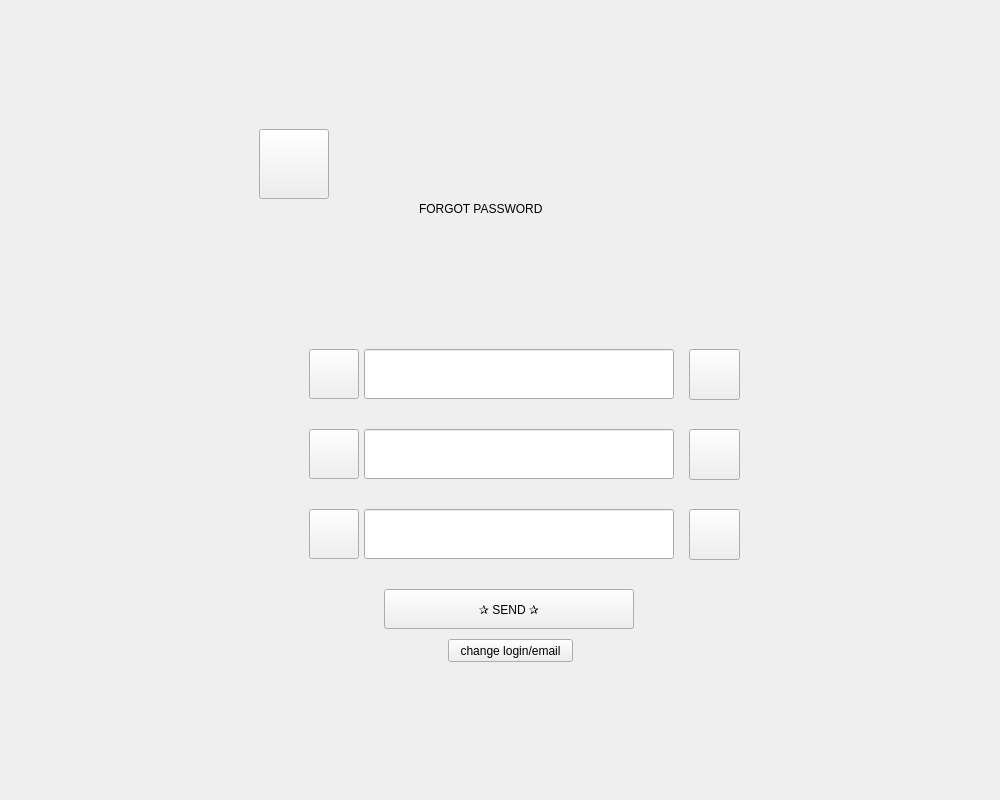
<?xml version="1.0" encoding="UTF-8"?>
<ui version="4.0">
 <class>MainWindow</class>
 <widget class="QMainWindow" name="MainWindow">
  <property name="geometry">
   <rect>
    <x>0</x>
    <y>0</y>
    <width>1000</width>
    <height>800</height>
   </rect>
  </property>
  <property name="minimumSize">
   <size>
    <width>1000</width>
    <height>800</height>
   </size>
  </property>
  <property name="maximumSize">
   <size>
    <width>1000</width>
    <height>800</height>
   </size>
  </property>
  <property name="windowTitle">
   <string>MainWindow</string>
  </property>
  <widget class="QWidget" name="centralwidget">
   <property name="minimumSize">
    <size>
     <width>1000</width>
     <height>800</height>
    </size>
   </property>
   <property name="maximumSize">
    <size>
     <width>1000</width>
     <height>800</height>
    </size>
   </property>
   <layout class="QHBoxLayout" name="horizontalLayout">
    <item>
     <widget class="QStackedWidget" name="stackedWidget">
      <property name="minimumSize">
       <size>
        <width>1000</width>
        <height>800</height>
       </size>
      </property>
      <property name="maximumSize">
       <size>
        <width>1000</width>
        <height>800</height>
       </size>
      </property>
      <property name="currentIndex">
       <number>3</number>
      </property>
      <widget class="QWidget" name="page_new_user">
       <widget class="QPushButton" name="B_new_user_reg">
        <property name="geometry">
         <rect>
          <x>355</x>
          <y>500</y>
          <width>310</width>
          <height>50</height>
         </rect>
        </property>
        <property name="maximumSize">
         <size>
          <width>16777215</width>
          <height>16777215</height>
         </size>
        </property>
        <property name="font">
         <font>
          <pointsize>14</pointsize>
         </font>
        </property>
        <property name="text">
         <string>REGISTRATION</string>
        </property>
       </widget>
       <widget class="QPushButton" name="B_new_user_log">
        <property name="geometry">
         <rect>
          <x>355</x>
          <y>400</y>
          <width>310</width>
          <height>50</height>
         </rect>
        </property>
        <property name="maximumSize">
         <size>
          <width>500</width>
          <height>16777215</height>
         </size>
        </property>
        <property name="font">
         <font>
          <pointsize>14</pointsize>
         </font>
        </property>
        <property name="text">
         <string>LOGIN</string>
        </property>
       </widget>
       <widget class="QLabel" name="L_new_user_const_1">
        <property name="geometry">
         <rect>
          <x>250</x>
          <y>120</y>
          <width>500</width>
          <height>380</height>
         </rect>
        </property>
        <property name="text">
         <string/>
        </property>
       </widget>
       <widget class="QLabel" name="L_new_user_const_2">
        <property name="geometry">
         <rect>
          <x>250</x>
          <y>280</y>
          <width>500</width>
          <height>380</height>
         </rect>
        </property>
        <property name="text">
         <string/>
        </property>
       </widget>
       <widget class="QPushButton" name="B_new_user_ic_log">
        <property name="geometry">
         <rect>
          <x>300</x>
          <y>400</y>
          <width>50</width>
          <height>50</height>
         </rect>
        </property>
        <property name="text">
         <string/>
        </property>
       </widget>
       <widget class="QPushButton" name="B_new_user_ic_reg">
        <property name="geometry">
         <rect>
          <x>300</x>
          <y>500</y>
          <width>50</width>
          <height>50</height>
         </rect>
        </property>
        <property name="text">
         <string/>
        </property>
       </widget>
       <widget class="QLabel" name="L_new_user_const_0">
        <property name="geometry">
         <rect>
          <x>410</x>
          <y>150</y>
          <width>300</width>
          <height>100</height>
         </rect>
        </property>
        <property name="text">
         <string>HELLO!</string>
        </property>
       </widget>
       <widget class="QPushButton" name="skip">
        <property name="geometry">
         <rect>
          <x>670</x>
          <y>590</y>
          <width>41</width>
          <height>41</height>
         </rect>
        </property>
        <property name="text">
         <string/>
        </property>
       </widget>
       <widget class="QLabel" name="L_new_user_const_3">
        <property name="geometry">
         <rect>
          <x>250</x>
          <y>640</y>
          <width>500</width>
          <height>45</height>
         </rect>
        </property>
        <property name="text">
         <string/>
        </property>
       </widget>
       <zorder>L_new_user_const_1</zorder>
       <zorder>L_new_user_const_2</zorder>
       <zorder>B_new_user_log</zorder>
       <zorder>B_new_user_reg</zorder>
       <zorder>B_new_user_ic_log</zorder>
       <zorder>B_new_user_ic_reg</zorder>
       <zorder>L_new_user_const_0</zorder>
       <zorder>skip</zorder>
       <zorder>L_new_user_const_3</zorder>
      </widget>
      <widget class="QWidget" name="page_log">
       <widget class="QLabel" name="L_log_const_1">
        <property name="geometry">
         <rect>
          <x>250</x>
          <y>120</y>
          <width>500</width>
          <height>380</height>
         </rect>
        </property>
        <property name="text">
         <string/>
        </property>
       </widget>
       <widget class="QLabel" name="L_log_const_2">
        <property name="geometry">
         <rect>
          <x>250</x>
          <y>280</y>
          <width>500</width>
          <height>380</height>
         </rect>
        </property>
        <property name="text">
         <string/>
        </property>
       </widget>
       <widget class="QLabel" name="L_log_const_0">
        <property name="geometry">
         <rect>
          <x>410</x>
          <y>150</y>
          <width>300</width>
          <height>100</height>
         </rect>
        </property>
        <property name="text">
         <string>LOG IN!</string>
        </property>
       </widget>
       <widget class="QPushButton" name="B_log_ic_log">
        <property name="geometry">
         <rect>
          <x>300</x>
          <y>400</y>
          <width>50</width>
          <height>50</height>
         </rect>
        </property>
        <property name="text">
         <string/>
        </property>
       </widget>
       <widget class="QPushButton" name="B_log_ic_reg">
        <property name="geometry">
         <rect>
          <x>300</x>
          <y>500</y>
          <width>50</width>
          <height>50</height>
         </rect>
        </property>
        <property name="text">
         <string/>
        </property>
       </widget>
       <widget class="QLineEdit" name="LE_log_login">
        <property name="geometry">
         <rect>
          <x>355</x>
          <y>400</y>
          <width>310</width>
          <height>50</height>
         </rect>
        </property>
       </widget>
       <widget class="QLineEdit" name="LE_log_password">
        <property name="geometry">
         <rect>
          <x>355</x>
          <y>500</y>
          <width>310</width>
          <height>50</height>
         </rect>
        </property>
       </widget>
       <widget class="QPushButton" name="B_log_back">
        <property name="geometry">
         <rect>
          <x>250</x>
          <y>120</y>
          <width>70</width>
          <height>70</height>
         </rect>
        </property>
        <property name="text">
         <string/>
        </property>
       </widget>
       <widget class="QPushButton" name="B_log_save">
        <property name="geometry">
         <rect>
          <x>375</x>
          <y>580</y>
          <width>250</width>
          <height>40</height>
         </rect>
        </property>
        <property name="text">
         <string> ✰ GET IN ✰</string>
        </property>
       </widget>
       <widget class="QPushButton" name="B_log_warning_1">
        <property name="geometry">
         <rect>
          <x>680</x>
          <y>400</y>
          <width>51</width>
          <height>51</height>
         </rect>
        </property>
        <property name="text">
         <string/>
        </property>
       </widget>
       <widget class="QPushButton" name="B_log_warning_2">
        <property name="geometry">
         <rect>
          <x>680</x>
          <y>500</y>
          <width>51</width>
          <height>51</height>
         </rect>
        </property>
        <property name="text">
         <string/>
        </property>
       </widget>
       <widget class="QLabel" name="L_log_warning">
        <property name="geometry">
         <rect>
          <x>360</x>
          <y>360</y>
          <width>301</width>
          <height>20</height>
         </rect>
        </property>
        <property name="text">
         <string/>
        </property>
       </widget>
       <widget class="QLabel" name="L_log_const_3">
        <property name="geometry">
         <rect>
          <x>250</x>
          <y>640</y>
          <width>500</width>
          <height>45</height>
         </rect>
        </property>
        <property name="text">
         <string/>
        </property>
       </widget>
       <zorder>L_log_const_1</zorder>
       <zorder>L_log_const_2</zorder>
       <zorder>L_log_const_0</zorder>
       <zorder>B_log_ic_log</zorder>
       <zorder>LE_log_login</zorder>
       <zorder>LE_log_password</zorder>
       <zorder>B_log_ic_reg</zorder>
       <zorder>B_log_save</zorder>
       <zorder>B_log_back</zorder>
       <zorder>B_log_warning_1</zorder>
       <zorder>B_log_warning_2</zorder>
       <zorder>L_log_warning</zorder>
       <zorder>L_log_const_3</zorder>
      </widget>
      <widget class="QWidget" name="page_reg">
       <widget class="QPushButton" name="B_reg_back">
        <property name="geometry">
         <rect>
          <x>250</x>
          <y>120</y>
          <width>70</width>
          <height>70</height>
         </rect>
        </property>
        <property name="text">
         <string/>
        </property>
       </widget>
       <widget class="QLabel" name="L_reg_const_1">
        <property name="geometry">
         <rect>
          <x>250</x>
          <y>120</y>
          <width>500</width>
          <height>380</height>
         </rect>
        </property>
        <property name="text">
         <string/>
        </property>
       </widget>
       <widget class="QLabel" name="L_reg_const_2">
        <property name="geometry">
         <rect>
          <x>250</x>
          <y>280</y>
          <width>500</width>
          <height>380</height>
         </rect>
        </property>
        <property name="text">
         <string/>
        </property>
       </widget>
       <widget class="QLabel" name="L_reg_const_0">
        <property name="geometry">
         <rect>
          <x>410</x>
          <y>150</y>
          <width>300</width>
          <height>100</height>
         </rect>
        </property>
        <property name="text">
         <string>REG IN!</string>
        </property>
       </widget>
       <widget class="QPushButton" name="B_reg_ic_log">
        <property name="geometry">
         <rect>
          <x>300</x>
          <y>340</y>
          <width>50</width>
          <height>50</height>
         </rect>
        </property>
        <property name="text">
         <string/>
        </property>
       </widget>
       <widget class="QLineEdit" name="LE_reg_login">
        <property name="geometry">
         <rect>
          <x>355</x>
          <y>340</y>
          <width>310</width>
          <height>50</height>
         </rect>
        </property>
       </widget>
       <widget class="QLineEdit" name="LE_reg_password_2">
        <property name="geometry">
         <rect>
          <x>355</x>
          <y>500</y>
          <width>310</width>
          <height>50</height>
         </rect>
        </property>
       </widget>
       <widget class="QPushButton" name="B_reg_ic_reg_2">
        <property name="geometry">
         <rect>
          <x>300</x>
          <y>500</y>
          <width>50</width>
          <height>50</height>
         </rect>
        </property>
        <property name="text">
         <string/>
        </property>
       </widget>
       <widget class="QPushButton" name="B_reg_save">
        <property name="geometry">
         <rect>
          <x>375</x>
          <y>580</y>
          <width>250</width>
          <height>40</height>
         </rect>
        </property>
        <property name="text">
         <string>✰ CREATE ✰</string>
        </property>
       </widget>
       <widget class="QLineEdit" name="LE_reg_password_1">
        <property name="geometry">
         <rect>
          <x>355</x>
          <y>420</y>
          <width>310</width>
          <height>50</height>
         </rect>
        </property>
       </widget>
       <widget class="QPushButton" name="B_reg_ic_reg_1">
        <property name="geometry">
         <rect>
          <x>300</x>
          <y>420</y>
          <width>50</width>
          <height>50</height>
         </rect>
        </property>
        <property name="text">
         <string/>
        </property>
       </widget>
       <widget class="QPushButton" name="B_reg_warning_2">
        <property name="geometry">
         <rect>
          <x>680</x>
          <y>420</y>
          <width>51</width>
          <height>51</height>
         </rect>
        </property>
        <property name="text">
         <string/>
        </property>
       </widget>
       <widget class="QPushButton" name="B_reg_warning_3">
        <property name="geometry">
         <rect>
          <x>680</x>
          <y>500</y>
          <width>51</width>
          <height>51</height>
         </rect>
        </property>
        <property name="text">
         <string/>
        </property>
       </widget>
       <widget class="QPushButton" name="B_reg_warning_1">
        <property name="geometry">
         <rect>
          <x>680</x>
          <y>340</y>
          <width>51</width>
          <height>51</height>
         </rect>
        </property>
        <property name="text">
         <string/>
        </property>
       </widget>
       <widget class="QLabel" name="L_reg_warning_1">
        <property name="geometry">
         <rect>
          <x>360</x>
          <y>280</y>
          <width>301</width>
          <height>20</height>
         </rect>
        </property>
        <property name="text">
         <string/>
        </property>
       </widget>
       <widget class="QLabel" name="L_reg_warning_2">
        <property name="geometry">
         <rect>
          <x>360</x>
          <y>310</y>
          <width>301</width>
          <height>20</height>
         </rect>
        </property>
        <property name="text">
         <string/>
        </property>
       </widget>
       <widget class="QLabel" name="L_reg_const_3">
        <property name="geometry">
         <rect>
          <x>250</x>
          <y>640</y>
          <width>500</width>
          <height>45</height>
         </rect>
        </property>
        <property name="text">
         <string/>
        </property>
       </widget>
       <widget class="QPushButton" name="B_reg_forgot_password">
        <property name="geometry">
         <rect>
          <x>439</x>
          <y>630</y>
          <width>125</width>
          <height>23</height>
         </rect>
        </property>
        <property name="text">
         <string>📪 forgot password 📪</string>
        </property>
       </widget>
       <zorder>L_reg_const_1</zorder>
       <zorder>L_reg_const_2</zorder>
       <zorder>L_reg_const_0</zorder>
       <zorder>B_reg_ic_log</zorder>
       <zorder>LE_reg_login</zorder>
       <zorder>LE_reg_password_2</zorder>
       <zorder>B_reg_ic_reg_2</zorder>
       <zorder>B_reg_save</zorder>
       <zorder>B_reg_back</zorder>
       <zorder>LE_reg_password_1</zorder>
       <zorder>B_reg_ic_reg_1</zorder>
       <zorder>B_reg_warning_2</zorder>
       <zorder>B_reg_warning_3</zorder>
       <zorder>B_reg_warning_1</zorder>
       <zorder>L_reg_warning_1</zorder>
       <zorder>L_reg_warning_2</zorder>
       <zorder>L_reg_const_3</zorder>
       <zorder>B_reg_forgot_password</zorder>
      </widget>
      <widget class="QWidget" name="page_forgot_password">
       <widget class="QLabel" name="L_forgot_password_const_0">
        <property name="geometry">
         <rect>
          <x>410</x>
          <y>150</y>
          <width>300</width>
          <height>100</height>
         </rect>
        </property>
        <property name="text">
         <string>FORGOT PASSWORD</string>
        </property>
       </widget>
       <widget class="QLabel" name="L_forgot_password_const_1">
        <property name="geometry">
         <rect>
          <x>250</x>
          <y>120</y>
          <width>500</width>
          <height>380</height>
         </rect>
        </property>
        <property name="text">
         <string/>
        </property>
       </widget>
       <widget class="QLabel" name="L_forgot_password_const_2">
        <property name="geometry">
         <rect>
          <x>250</x>
          <y>280</y>
          <width>500</width>
          <height>380</height>
         </rect>
        </property>
        <property name="text">
         <string/>
        </property>
       </widget>
       <widget class="QLabel" name="L_forgot_password_const_3">
        <property name="geometry">
         <rect>
          <x>250</x>
          <y>640</y>
          <width>500</width>
          <height>45</height>
         </rect>
        </property>
        <property name="text">
         <string/>
        </property>
       </widget>
       <widget class="QLineEdit" name="LE_forgot_password_login">
        <property name="geometry">
         <rect>
          <x>355</x>
          <y>340</y>
          <width>310</width>
          <height>50</height>
         </rect>
        </property>
       </widget>
       <widget class="QLineEdit" name="LE_forgot_password_email">
        <property name="geometry">
         <rect>
          <x>355</x>
          <y>420</y>
          <width>310</width>
          <height>50</height>
         </rect>
        </property>
       </widget>
       <widget class="QLineEdit" name="LE_forgot_password_code">
        <property name="geometry">
         <rect>
          <x>355</x>
          <y>500</y>
          <width>310</width>
          <height>50</height>
         </rect>
        </property>
       </widget>
       <widget class="QPushButton" name="B_forgot_password_save">
        <property name="geometry">
         <rect>
          <x>375</x>
          <y>580</y>
          <width>250</width>
          <height>40</height>
         </rect>
        </property>
        <property name="text">
         <string>✰ SEND ✰</string>
        </property>
       </widget>
       <widget class="QPushButton" name="B_forgot_password_ic_log">
        <property name="geometry">
         <rect>
          <x>300</x>
          <y>340</y>
          <width>50</width>
          <height>50</height>
         </rect>
        </property>
        <property name="text">
         <string/>
        </property>
       </widget>
       <widget class="QPushButton" name="B_forgot_password_ic_email">
        <property name="geometry">
         <rect>
          <x>300</x>
          <y>420</y>
          <width>50</width>
          <height>50</height>
         </rect>
        </property>
        <property name="text">
         <string/>
        </property>
       </widget>
       <widget class="QPushButton" name="B_forgot_password_ic_code">
        <property name="geometry">
         <rect>
          <x>300</x>
          <y>500</y>
          <width>50</width>
          <height>50</height>
         </rect>
        </property>
        <property name="text">
         <string/>
        </property>
       </widget>
       <widget class="QPushButton" name="B_forgot_password_back">
        <property name="geometry">
         <rect>
          <x>250</x>
          <y>120</y>
          <width>70</width>
          <height>70</height>
         </rect>
        </property>
        <property name="text">
         <string/>
        </property>
       </widget>
       <widget class="QPushButton" name="B_forgot_password_change">
        <property name="geometry">
         <rect>
          <x>439</x>
          <y>630</y>
          <width>125</width>
          <height>23</height>
         </rect>
        </property>
        <property name="text">
         <string>change login/email</string>
        </property>
       </widget>
       <widget class="QPushButton" name="B_forgot_password_warning_1">
        <property name="geometry">
         <rect>
          <x>680</x>
          <y>340</y>
          <width>51</width>
          <height>51</height>
         </rect>
        </property>
        <property name="text">
         <string/>
        </property>
       </widget>
       <widget class="QPushButton" name="B_forgot_password_warning_2">
        <property name="geometry">
         <rect>
          <x>680</x>
          <y>420</y>
          <width>51</width>
          <height>51</height>
         </rect>
        </property>
        <property name="text">
         <string/>
        </property>
       </widget>
       <widget class="QPushButton" name="B_forgot_password_warning_3">
        <property name="geometry">
         <rect>
          <x>680</x>
          <y>500</y>
          <width>51</width>
          <height>51</height>
         </rect>
        </property>
        <property name="text">
         <string/>
        </property>
       </widget>
       <widget class="QLabel" name="L_forgot_password_warning">
        <property name="geometry">
         <rect>
          <x>360</x>
          <y>290</y>
          <width>301</width>
          <height>20</height>
         </rect>
        </property>
        <property name="text">
         <string/>
        </property>
       </widget>
       <zorder>L_forgot_password_const_3</zorder>
       <zorder>L_forgot_password_const_1</zorder>
       <zorder>L_forgot_password_const_2</zorder>
       <zorder>L_forgot_password_const_0</zorder>
       <zorder>LE_forgot_password_login</zorder>
       <zorder>LE_forgot_password_email</zorder>
       <zorder>LE_forgot_password_code</zorder>
       <zorder>B_forgot_password_save</zorder>
       <zorder>B_forgot_password_ic_log</zorder>
       <zorder>B_forgot_password_ic_email</zorder>
       <zorder>B_forgot_password_ic_code</zorder>
       <zorder>B_forgot_password_back</zorder>
       <zorder>B_forgot_password_change</zorder>
       <zorder>B_forgot_password_warning_1</zorder>
       <zorder>B_forgot_password_warning_2</zorder>
       <zorder>B_forgot_password_warning_3</zorder>
       <zorder>L_forgot_password_warning</zorder>
      </widget>
      <widget class="QWidget" name="page_user">
       <widget class="QLabel" name="L_user_const_1">
        <property name="geometry">
         <rect>
          <x>250</x>
          <y>120</y>
          <width>500</width>
          <height>380</height>
         </rect>
        </property>
        <property name="text">
         <string/>
        </property>
       </widget>
       <widget class="QLabel" name="L_user_const_2">
        <property name="geometry">
         <rect>
          <x>250</x>
          <y>280</y>
          <width>500</width>
          <height>380</height>
         </rect>
        </property>
        <property name="text">
         <string/>
        </property>
       </widget>
       <widget class="QPushButton" name="B_user_setting">
        <property name="geometry">
         <rect>
          <x>250</x>
          <y>120</y>
          <width>70</width>
          <height>70</height>
         </rect>
        </property>
        <property name="text">
         <string/>
        </property>
       </widget>
       <widget class="QLabel" name="L_user_const_0">
        <property name="geometry">
         <rect>
          <x>410</x>
          <y>150</y>
          <width>300</width>
          <height>100</height>
         </rect>
        </property>
        <property name="text">
         <string>ALL GOOD!</string>
        </property>
       </widget>
       <widget class="QFrame" name="F_user_1">
        <property name="geometry">
         <rect>
          <x>250</x>
          <y>170</y>
          <width>70</width>
          <height>111</height>
         </rect>
        </property>
        <property name="frameShape">
         <enum>QFrame::StyledPanel</enum>
        </property>
        <property name="frameShadow">
         <enum>QFrame::Raised</enum>
        </property>
        <widget class="QPushButton" name="B_user_frame_1">
         <property name="geometry">
          <rect>
           <x>10</x>
           <y>40</y>
           <width>51</width>
           <height>51</height>
          </rect>
         </property>
         <property name="text">
          <string/>
         </property>
        </widget>
       </widget>
       <widget class="QFrame" name="F_user_2">
        <property name="geometry">
         <rect>
          <x>250</x>
          <y>280</y>
          <width>70</width>
          <height>141</height>
         </rect>
        </property>
        <property name="frameShape">
         <enum>QFrame::StyledPanel</enum>
        </property>
        <property name="frameShadow">
         <enum>QFrame::Raised</enum>
        </property>
        <widget class="QPushButton" name="B_user_frame_2">
         <property name="geometry">
          <rect>
           <x>10</x>
           <y>0</y>
           <width>51</width>
           <height>51</height>
          </rect>
         </property>
         <property name="text">
          <string/>
         </property>
        </widget>
        <widget class="QPushButton" name="B_user_frame_3">
         <property name="geometry">
          <rect>
           <x>10</x>
           <y>70</y>
           <width>51</width>
           <height>51</height>
          </rect>
         </property>
         <property name="text">
          <string/>
         </property>
        </widget>
       </widget>
       <widget class="QLabel" name="L_user_const_3">
        <property name="geometry">
         <rect>
          <x>250</x>
          <y>640</y>
          <width>500</width>
          <height>45</height>
         </rect>
        </property>
        <property name="text">
         <string/>
        </property>
       </widget>
       <zorder>L_user_const_1</zorder>
       <zorder>L_user_const_2</zorder>
       <zorder>L_user_const_0</zorder>
       <zorder>F_user_1</zorder>
       <zorder>F_user_2</zorder>
       <zorder>L_user_const_3</zorder>
       <zorder>B_user_setting</zorder>
      </widget>
      <widget class="QWidget" name="page_profile">
       <widget class="QLabel" name="L_profile_const_1">
        <property name="geometry">
         <rect>
          <x>250</x>
          <y>120</y>
          <width>500</width>
          <height>380</height>
         </rect>
        </property>
        <property name="text">
         <string/>
        </property>
       </widget>
       <widget class="QLabel" name="L_profile_const_2">
        <property name="geometry">
         <rect>
          <x>250</x>
          <y>280</y>
          <width>500</width>
          <height>380</height>
         </rect>
        </property>
        <property name="text">
         <string/>
        </property>
       </widget>
       <widget class="QLabel" name="L_profile_const_0">
        <property name="geometry">
         <rect>
          <x>410</x>
          <y>150</y>
          <width>300</width>
          <height>100</height>
         </rect>
        </property>
        <property name="text">
         <string>PROFILE</string>
        </property>
       </widget>
       <widget class="QLineEdit" name="LE_profile_login">
        <property name="geometry">
         <rect>
          <x>355</x>
          <y>340</y>
          <width>310</width>
          <height>50</height>
         </rect>
        </property>
       </widget>
       <widget class="QLabel" name="L_profile_1">
        <property name="geometry">
         <rect>
          <x>360</x>
          <y>320</y>
          <width>101</width>
          <height>16</height>
         </rect>
        </property>
        <property name="text">
         <string>Ваш логин:</string>
        </property>
       </widget>
       <widget class="QLineEdit" name="LE_profile_password">
        <property name="geometry">
         <rect>
          <x>355</x>
          <y>440</y>
          <width>310</width>
          <height>50</height>
         </rect>
        </property>
       </widget>
       <widget class="QLabel" name="L_profile_2">
        <property name="geometry">
         <rect>
          <x>360</x>
          <y>420</y>
          <width>101</width>
          <height>16</height>
         </rect>
        </property>
        <property name="text">
         <string>Ваш пароль:</string>
        </property>
       </widget>
       <widget class="QPushButton" name="B_profile_show_password">
        <property name="geometry">
         <rect>
          <x>630</x>
          <y>450</y>
          <width>31</width>
          <height>31</height>
         </rect>
        </property>
        <property name="text">
         <string/>
        </property>
       </widget>
       <widget class="QPushButton" name="B_profile_back">
        <property name="geometry">
         <rect>
          <x>250</x>
          <y>120</y>
          <width>70</width>
          <height>70</height>
         </rect>
        </property>
        <property name="text">
         <string/>
        </property>
       </widget>
       <widget class="QLabel" name="L_profile_const_3">
        <property name="geometry">
         <rect>
          <x>250</x>
          <y>640</y>
          <width>500</width>
          <height>45</height>
         </rect>
        </property>
        <property name="text">
         <string/>
        </property>
       </widget>
      </widget>
      <widget class="QWidget" name="page_edit_profile">
       <widget class="QLabel" name="L_edit_profile_const_1">
        <property name="geometry">
         <rect>
          <x>250</x>
          <y>120</y>
          <width>500</width>
          <height>380</height>
         </rect>
        </property>
        <property name="text">
         <string/>
        </property>
       </widget>
       <widget class="QLabel" name="L_edit_profile_const_2">
        <property name="geometry">
         <rect>
          <x>250</x>
          <y>280</y>
          <width>500</width>
          <height>380</height>
         </rect>
        </property>
        <property name="text">
         <string/>
        </property>
       </widget>
       <widget class="QLabel" name="L_edit_profile_const_0">
        <property name="geometry">
         <rect>
          <x>320</x>
          <y>150</y>
          <width>411</width>
          <height>100</height>
         </rect>
        </property>
        <property name="text">
         <string>EDIT PROFILE</string>
        </property>
       </widget>
       <widget class="QLineEdit" name="LE_edit_profile_login">
        <property name="geometry">
         <rect>
          <x>355</x>
          <y>340</y>
          <width>310</width>
          <height>50</height>
         </rect>
        </property>
       </widget>
       <widget class="QLineEdit" name="LE_edit_profile_password">
        <property name="geometry">
         <rect>
          <x>355</x>
          <y>430</y>
          <width>310</width>
          <height>50</height>
         </rect>
        </property>
       </widget>
       <widget class="QLabel" name="L_edit_profile_1">
        <property name="geometry">
         <rect>
          <x>360</x>
          <y>320</y>
          <width>101</width>
          <height>16</height>
         </rect>
        </property>
        <property name="text">
         <string>Новый логин:</string>
        </property>
       </widget>
       <widget class="QLabel" name="L_edit_profile_2">
        <property name="geometry">
         <rect>
          <x>360</x>
          <y>410</y>
          <width>101</width>
          <height>16</height>
         </rect>
        </property>
        <property name="text">
         <string>Новый пароль:</string>
        </property>
       </widget>
       <widget class="QPushButton" name="B_edit_profile_save_login">
        <property name="geometry">
         <rect>
          <x>300</x>
          <y>340</y>
          <width>50</width>
          <height>50</height>
         </rect>
        </property>
        <property name="text">
         <string/>
        </property>
       </widget>
       <widget class="QPushButton" name="B_edit_profile_save_password">
        <property name="geometry">
         <rect>
          <x>300</x>
          <y>430</y>
          <width>50</width>
          <height>50</height>
         </rect>
        </property>
        <property name="text">
         <string/>
        </property>
       </widget>
       <widget class="QPushButton" name="B_edit_profile_warning_1">
        <property name="geometry">
         <rect>
          <x>680</x>
          <y>340</y>
          <width>50</width>
          <height>50</height>
         </rect>
        </property>
        <property name="text">
         <string/>
        </property>
       </widget>
       <widget class="QPushButton" name="B_edit_profile_warning_2">
        <property name="geometry">
         <rect>
          <x>680</x>
          <y>430</y>
          <width>50</width>
          <height>50</height>
         </rect>
        </property>
        <property name="text">
         <string/>
        </property>
       </widget>
       <widget class="QLabel" name="L_edit_profile_close_profile">
        <property name="geometry">
         <rect>
          <x>360</x>
          <y>540</y>
          <width>181</width>
          <height>31</height>
         </rect>
        </property>
        <property name="text">
         <string>Закрытый профиль</string>
        </property>
       </widget>
       <widget class="QLabel" name="L_edit_profile_warning">
        <property name="geometry">
         <rect>
          <x>360</x>
          <y>290</y>
          <width>301</width>
          <height>20</height>
         </rect>
        </property>
        <property name="text">
         <string/>
        </property>
       </widget>
       <widget class="QPushButton" name="B_edit_profile_back">
        <property name="geometry">
         <rect>
          <x>250</x>
          <y>120</y>
          <width>70</width>
          <height>70</height>
         </rect>
        </property>
        <property name="text">
         <string/>
        </property>
       </widget>
       <widget class="QLabel" name="L_edit_profile_const_3">
        <property name="geometry">
         <rect>
          <x>250</x>
          <y>640</y>
          <width>500</width>
          <height>45</height>
         </rect>
        </property>
        <property name="text">
         <string/>
        </property>
       </widget>
       <widget class="QPushButton" name="B_edit_profile_close_profile">
        <property name="geometry">
         <rect>
          <x>300</x>
          <y>530</y>
          <width>50</width>
          <height>50</height>
         </rect>
        </property>
        <property name="text">
         <string/>
        </property>
       </widget>
      </widget>
     </widget>
    </item>
   </layout>
  </widget>
 </widget>
 <resources/>
 <connections/>
</ui>
